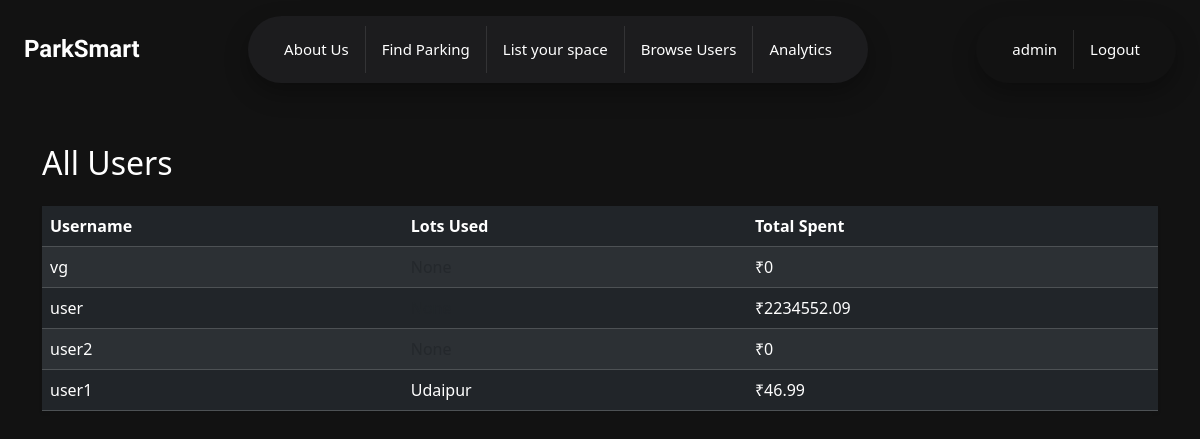
Page /admin/users (signed in) on the committed database.
### tables this page shows
CREATE TABLE users (
            id INTEGER PRIMARY KEY AUTOINCREMENT,
            username TEXT UNIQUE NOT NULL,
            password TEXT NOT NULL,
            is_admin INTEGER DEFAULT 0
        );

### app/__init__.py (the view)
    @app.route('/admin/users')
    def admin_users():
        if not session.get('is_admin'):
            flash('Access denied. Admins only.', 'danger')
            return redirect('/')
        conn = sqlite3.connect('app.db')
        cursor = conn.cursor()
        cursor.execute('SELECT id, username FROM users WHERE is_admin = 0')
        users = cursor.fetchall()
        user_data = []
        for user in users:
            user_id, username = user
            cursor.execute('''
                SELECT DISTINCT l.prime_location_name
                FROM reservations r
                JOIN parking_lots l ON r.lot_id = l.id
                WHERE r.user_id = ?
            ''', (user_id,))
            lots = [row[0] for row in cursor.fetchall()]
            cursor.execute('SELECT SUM(total_cost) FROM reservations WHERE user_id = ?', (user_id,))
            total_spent = cursor.fetchone()[0] or 0
            user_data.append({
                'username': username,
                'lots': lots,
                'total_spent': total_spent
            })
        conn.close()
        return render_template('admin_users.html', users=user_data)

### app/templates/admin_users.html
{% extends 'base.html' %} {% block title %}All Users - Admin{% endblock %} {%
block content %}
<div class="container mt-5 bg-transparent">
  <h2 class="mb-4">All Users</h2>
  <table class="table table-dark table-striped table-hover shadow-sm">
    <thead>
      <tr>
        <th>Username</th>
        <th>Lots Used</th>
        <th>Total Spent</th>
      </tr>
    </thead>
    <tbody>
      {% for user in users %}
      <tr>
        <td>{{ user.username }}</td>
        <td>
          {% if user.lots %} {{ user.lots | join(', ') }} {% else %}
          <span class="text-muted">None</span>
          {% endif %}
        </td>
        <td>₹{{ user.total_spent | round(2) }}</td>
      </tr>
      {% endfor %}
    </tbody>
  </table>
</div>
{% endblock %}

### app/static/nav.css (style rules this page uses)
body { margin: 0; padding: 0; background: #0f0f0f; font-family: 'Segoe UI', sans-serif; height: 200vh; }

### app/templates/base.html (style rules this page uses)
body { font-family: "Segoe UI", sans-serif; }
body, html { margin: 0; padding: 0; width: 100%; height: 100%; }
body.dark-mode { background-color: #121212; color: #f8f9fa; }
.dark-mode .container, .dark-mode .card, .dark-mode .table { background-color: #1e1e1e; color: #fff; }

### rows in the picture
users: username "vg", total_spent "0"
users: username "user", total_spent "2234552.09"
users: username "user2", total_spent "0"
users: username "user1", lots "Udaipur", total_spent "46.99"

### other values in the picture
{{ session.username }} "admin"
